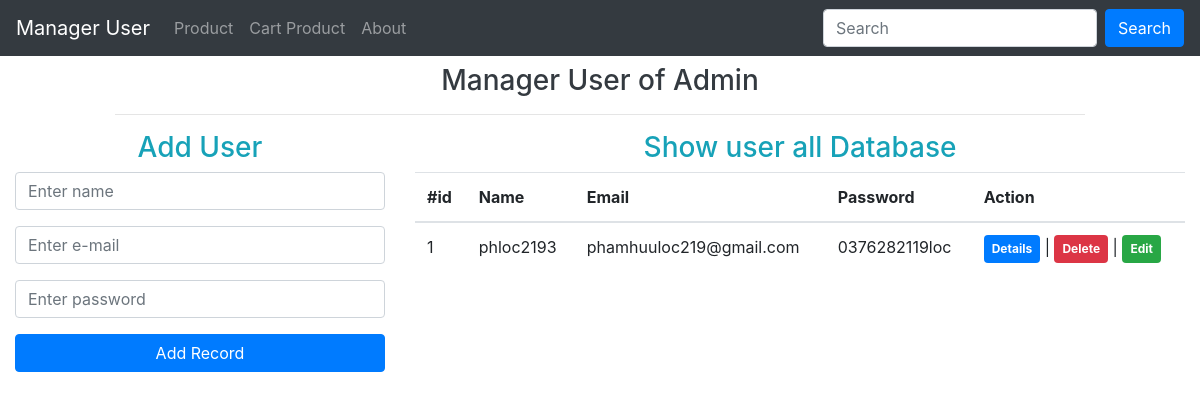
Page /admin/index.php on the earlier database version.
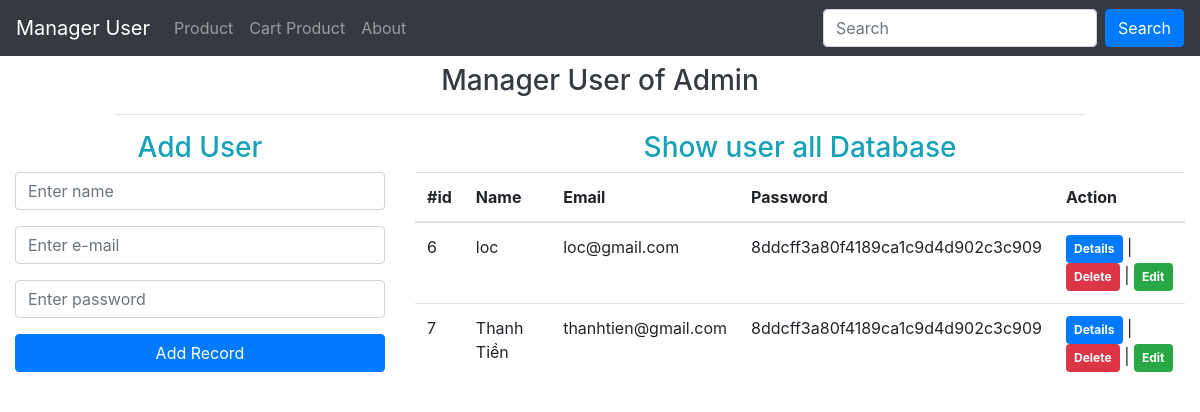
Same page on the later database version.
### tables this page shows
CREATE TABLE `users` (
  `id` int(11) NOT NULL,
  `username` varchar(255) NOT NULL,
  `email` varchar(255) NOT NULL,
  `password` varchar(255) NOT NULL
);

### admin/action.php (called while the page is built, shortened)
<?php
	$update=false;
	$name="";
	$email="";
	$password="";
?>

### admin/index.php (the view, shortened to what this page needs)
<?php
  include 'action.php';
?>
<!DOCTYPE html>
<html lang="en">
<head>
  <link rel="stylesheet" href="https://maxcdn.bootstrapcdn.com/bootstrap/4.1.3/css/bootstrap.min.css">
  <link rel="stylesheet" type="text/css" href="https://cdn.datatables.net/v/bs4/dt-1.10.18/datatables.min.css" />
</head>
<body>
  <nav class="navbar navbar-expand-md bg-dark navbar-dark">
    <a class="navbar-brand" href="#">Manager User</a>
    <div class="collapse navbar-collapse" id="collapsibleNavbar">
      <ul class="navbar-nav">
        <li class="nav-item">
          <a class="nav-link" href="product.php">Product</a>
        </li>
        <li class="nav-item">
        <a class="nav-link" href="cart.php">Cart Product</a>
        </li>
        <li class="nav-item">
          <a class="nav-link" href="about.php">About</a>
        </li>
      </ul>
    </div>
    <form class="form-inline" action="/action_page.php">
      <input class="form-control mr-sm-2" type="text" placeholder="Search">
      <button class="btn btn-primary" type="submit">Search</button>
    </form>
  </nav>
  <div class="container-fluid">
    <div class="row justify-content-center">
      <div class="col-md-10">
        <h3 class="text-center text-dark mt-2">Manager User of Admin</h3>
        <hr>
      </div>
    </div>
    <div class="row">
      <div class="col-md-4">
        <h3 class="text-center text-info">Add User</h3>
        <form action="action.php" method="post" enctype="multipart/form-data">
          <div class="form-group">
            <input type="text" name="name" value="<?= $name; ?>" class="form-control" placeholder="Enter name" required>
          </div>
          <div class="form-group">
            <input type="email" name="email" value="<?= $email; ?>" class="form-control" placeholder="Enter e-mail" required>
          </div>
          <div class="form-group">
            <input type="password" name="password" value="<?= $password; ?>" class="form-control" placeholder="Enter password" required>
          </div>
          <div class="form-group">
            <?php if ($update == true) { ?>
            <input type="submit" name="update" class="btn btn-success btn-block" value="Update Record">
            <?php } else { ?>
            <input type="submit" name="add" class="btn btn-primary btn-block" value="Add Record">
            <?php } ?>
          </div>
        </form>
      </div>
      <div class="col-md-8">
        <?php
          $query = 'SELECT * FROM users';
          $stmt = $conn->prepare($query);
          $stmt->execute();
          $result = $stmt->get_result();
        ?>
        <h3 class="text-center text-info">Show user all Database</h3>
        <table class="table table-hover" id="data-table">
          <thead>
            <tr>
              <th>#id</th>
              <th>Name</th>
              <th>Email</th>
              <th>Password</th>
              <th>Action</th>
            </tr>
          </thead>
          <tbody>
            <?php while ($row = $result->fetch_assoc()) { ?>
            <tr>
              <td><?= $row['id']; ?></td>
              <td><?= $row['username']; ?></td>
              <td><?= $row['email']; ?></td>
              <td><?= $row['password']; ?></td>
              <td>
                <a href="details.php?details=<?= $row['id']; ?>" class="badge badge-primary p-2">Details</a> |
                <a href="action.php?delete=<?= $row['id']; ?>" class="badge badge-danger p-2" onclick="return confirm('Do you want delete this record?');">Delete</a> |
                <a href="index.php?edit=<?= $row['id']; ?>" class="badge badge-success p-2">Edit</a>
              </td>
            </tr>
            <?php } ?>
          </tbody>
        </table>
      </div>
    </div>
  </div>
</body>
</html>

Differences in the rows shown:
removed users: id "1", username "phloc2193", email "phamhuuloc219@gmail.com", password "0376282119loc"
added users: id "6", username "loc", email "loc@gmail.com", password "8ddcff3a80f4189ca1c9d4d902c3c909"
added users: id "7", username "Thanh Tiền", email "thanhtien@gmail.com", password "8ddcff3a80f4189ca1c9d4d902c3c909"
